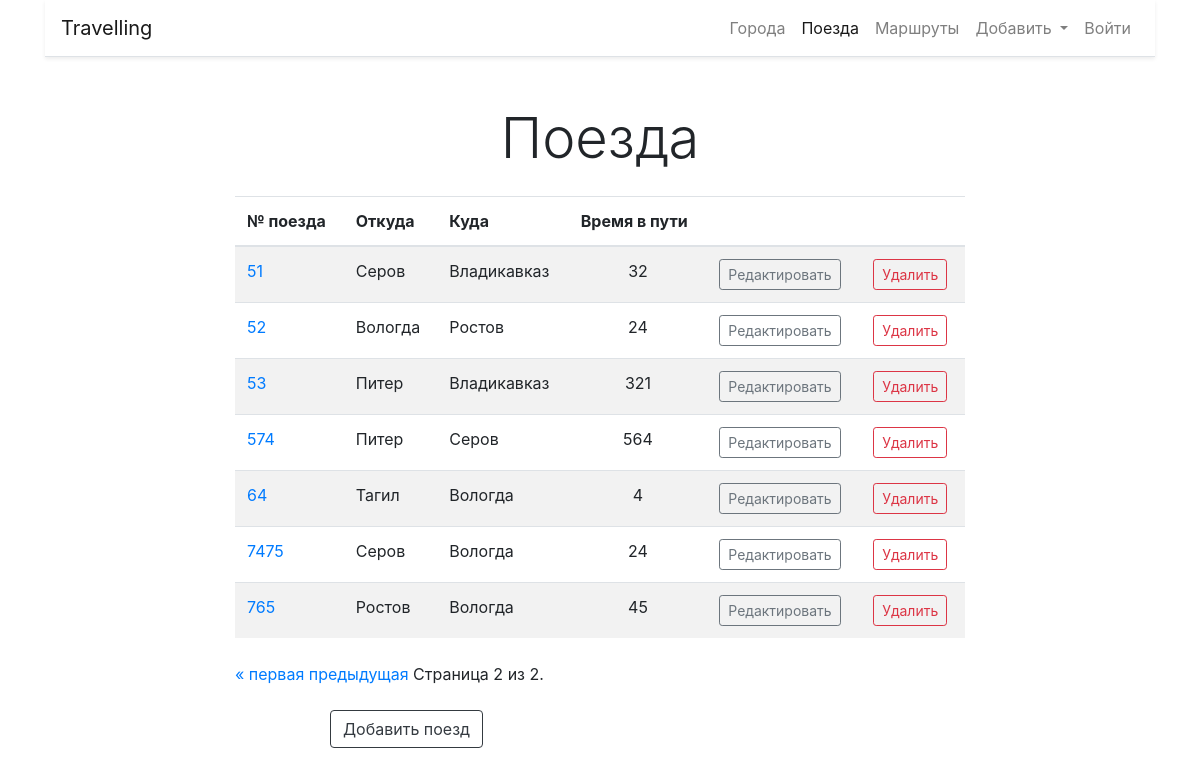
Page /trains/?page=2 on the earlier database version.
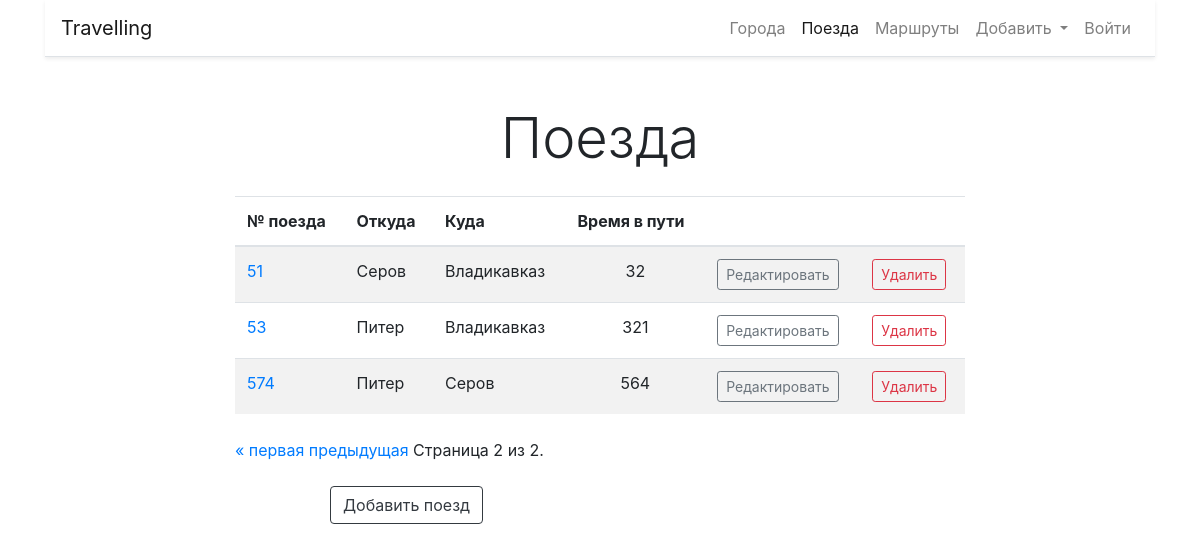
Same page on the later database version.
### trains/models.py (models this page shows, shortened)
class Train(models.Model):
    name = models.CharField(max_length=50, unique=True, verbose_name="Номер поезда")
    from_city = models.ForeignKey(City, verbose_name='Откуда', on_delete=models.CASCADE, related_name='from_city')
    to_city = models.ForeignKey(City, verbose_name='Куда', on_delete=models.CASCADE, related_name='to_city')
    travel_time = models.IntegerField(verbose_name='Время в пути')
    class Meta:
        verbose_name = 'Поезд'
        verbose_name_plural = 'Поезда'
        ordering = ['name']

### cities/models.py (models this page shows)
class City(models.Model):
    name = models.CharField(max_length=100, unique=True, verbose_name='Город')
    class Meta:
        verbose_name = 'Город'
        verbose_name_plural = 'Города'
        ordering = ['name']
    def __str__(self):
        return self.name

### trains/views.py (the view)
# urls.py: path('', home, name='home'),
def home(request):
    trains = Train.objects.all()
    paginator = Paginator(trains, 10)
    page_number = request.GET.get('page')
    page_obj = paginator.get_page(page_number)
    return render(request, 'trains/home.html', {"object_list": page_obj})

### templates/trains/home.html (shortened to what this page needs)
{% extends 'base.html' %}
{% block content %}
    <div class="display-4 text-center my-4">Поезда</div>
    <div class="row">
        <div class="col-md-8 mx-auto">
            <table class="table table-striped ">
            <thead>
                <tr>
                    <th>№ поезда</th>
                    <th>Откуда</th>
                    <th>Куда</th>
                    <th>Время в пути</th>
                    <th> &nbsp;</th>
                    <th>&nbsp; </th>
                </tr>
            </thead>
                <tbody>
                {% for object in object_list %}
                    <tr>
                        <td><a href="{% url 'train:detail' pk=object.pk %}">{{ object.name }}</a></td>
                        <td>{{ object.from_city }}</td>
                        <td>{{ object.to_city }}</td>
                        <td class="text-center">{{ object.travel_time}}</td>
                        <td><a href="{% url 'train:update' pk=object.pk %}" class="btn btn-outline-secondary btn-sm">Редактировать</a>
                        </td>
                        <td><a href="{% url 'train:delete' pk=object.pk %}"
                               class="btn btn-outline-danger btn-sm">Удалить</a>
                        </td>
                    </tr>
                {% endfor %}
                </tbody>
            </table>
            <div class="pagination my-4">
                <span class="step-links">
                    {% if object_list.has_previous %}
                        <a href="?page=1">&laquo; первая</a>
                        <a href="?page={{ object_list.previous_page_number }}">предыдущая</a>
                    {% endif %}
                    <span class="current">
                        Страница {{ object_list.number }} из {{ object_list.paginator.num_pages }}.
                    </span>
                </span>
            </div>
        </div>
    </div>
    <div class="row">
        <div class="col-md-6 mx-auto">
            <a class="btn  btn-outline-dark" href="{% url 'train:add' %}">Добавить поезд</a>
            <br><br><br>
        </div>
    </div>
{% endblock %}

### templates/base.html (shortened to what this page needs)
{% url 'city:home' as city_home_url %}
{% url 'city:add' as city_add_url %}
{% url 'train:home' as train_home_url %}
{% url 'train:add' as train_add_url %}
{% url 'list' as list_home_url %}
<!DOCTYPE html>
<html lang="en">
<head>
    <link rel="stylesheet" href="https://stackpath.bootstrapcdn.com/bootstrap/4.4.1/css/bootstrap.min.css"
>
    <link href="https://cdn.jsdelivr.net/npm/select2@4.0.13/dist/css/select2.min.css" rel="stylesheet"/>
</head>
<body>
<div class="container">
    <nav class="navbar navbar-expand-lg navbar-light bg-white border-bottom shadow-sm">
        <a class="navbar-brand" href="{% url 'home' %}">Travelling</a>
        <div class="collapse navbar-collapse" id="navbarNavDropdown">
            <ul class="navbar-nav ml-auto">
                <li class="nav-item {% if request.path == city_home_url %}active{% endif %}">
                    <a class="nav-link" href="{% url 'city:home' %}">Города <span class="sr-only">(current)</span></a>
                </li>
                <li class="nav-item {% if request.path == train_home_url %}active{% endif %}">
                    <a class="nav-link" href="{% url 'train:home' %}">Поезда</a>
                </li>
                <li class="nav-item">
                    <a class="nav-link {% if request.path == list_home_url %}active{% endif %}" href="{% url 'list' %}">Маршруты</a>
                </li>
                <li class="nav-item dropdown">
                    <a class="nav-link dropdown-toggle {% if request.path == city_add_url or request.path == train_add_url %}active{% endif %}"
                       href="" id="navbarDropdownMenuLink" role="button"
                       data-toggle="dropdown" aria-haspopup="true" aria-expanded="false">
                        Добавить
                    </a>
                </li>
                <li class="nav-item ">
                    {% if user.is_authenticated %}
                        <a class="nav-link" href="{% url 'logout' %}">Выйти</a>
                    {% else %}
                        <a class="nav-link" href="{% url 'login' %}">Войти</a>
                    {% endif %}
                </li>
            </ul>
        </div>
    </nav>
</div>
<div class="container">
    {% block content %}
    {% endblock %}
</div>
</body>
</html>

Differences in the rows shown:
removed Train: name "52", from_city "Вологда", to_city "Ростов", travel_time "24"
removed Train: name "64", from_city "Тагил", to_city "Вологда", travel_time "4"
removed Train: name "7475", from_city "Серов", to_city "Вологда", travel_time "24"
removed Train: name "765", from_city "Ростов", to_city "Вологда", travel_time "45"
